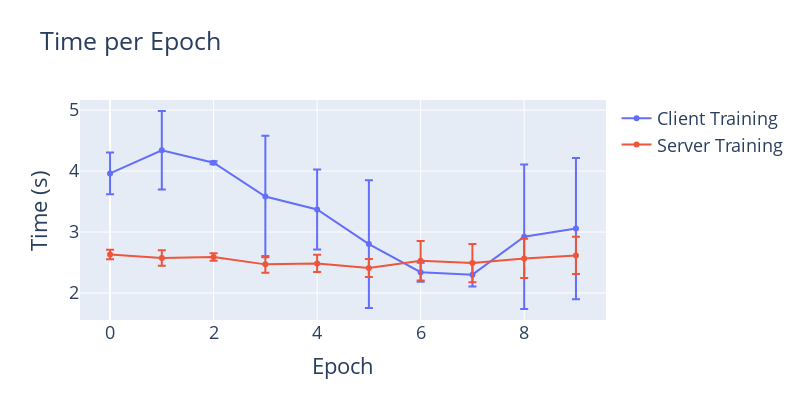

This figure's notebook cell:
### Markdown cell above
Training time of client and server

### Code cell
df_mean = mean_std_df(df, ['epoch'], ['time_client_training', 'time_server_training'])
df_mean


fig = go.Figure()

fig.add_trace(go.Scatter(x=df_mean['epoch'], 
                         y=df_mean['time_client_training_mean'],
                         error_y=dict(type='data', array=df_mean['time_client_training_std']), 
                         name='Client Training'))

fig.add_trace(go.Scatter(x=df_mean['epoch'],
                        y=df_mean['time_server_training_mean'],
                        error_y=dict(type='data', array=df_mean['time_server_training_std']), 
                        name='Server Training'))

fig.update_layout(
    title="Time per Epoch",
    xaxis_title="Epoch",
    yaxis_title="Time (s)",
    font=dict(
        # family="Courier New, monospace",
        size=18,
        # color="RebeccaPurple"
    ),
    width=800, 
    height=400
)

fig.show()

### Figure 1 — Plotly figure (JSON) as saved in the notebook; plotly's stock layout.template omitted (floating-point values rounded to 4 significant figures)
{"data": [{"error_y": {"array": [0.3434, 0.6449, 0.02276, 0.9958, 0.6548, 1.048, 0.1566, 0.196, 1.186, 1.159], "type": "data"}, "name": "Client Training", "type": "scatter", "x": [0, 1, 2, 3, 4, 5, 6, 7, 8, 9], "y": [3.962, 4.341, 4.137, 3.583, 3.37, 2.802, 2.34, 2.3, 2.922, 3.058]}, {"error_y": {"array": [0.07805, 0.1275, 0.06223, 0.137, 0.1416, 0.1473, 0.3245, 0.3144, 0.3213, 0.305], "type": "data"}, "name": "Server Training", "type": "scatter", "x": [0, 1, 2, 3, 4, 5, 6, 7, 8, 9], "y": [2.63, 2.575, 2.589, 2.469, 2.484, 2.41, 2.527, 2.49, 2.566, 2.616]}], "layout": {"font": {"size": 18}, "height": 400, "title": {"text": "Time per Epoch"}, "width": 800, "xaxis": {"title": {"text": "Epoch"}}, "yaxis": {"title": {"text": "Time (s)"}}}}
